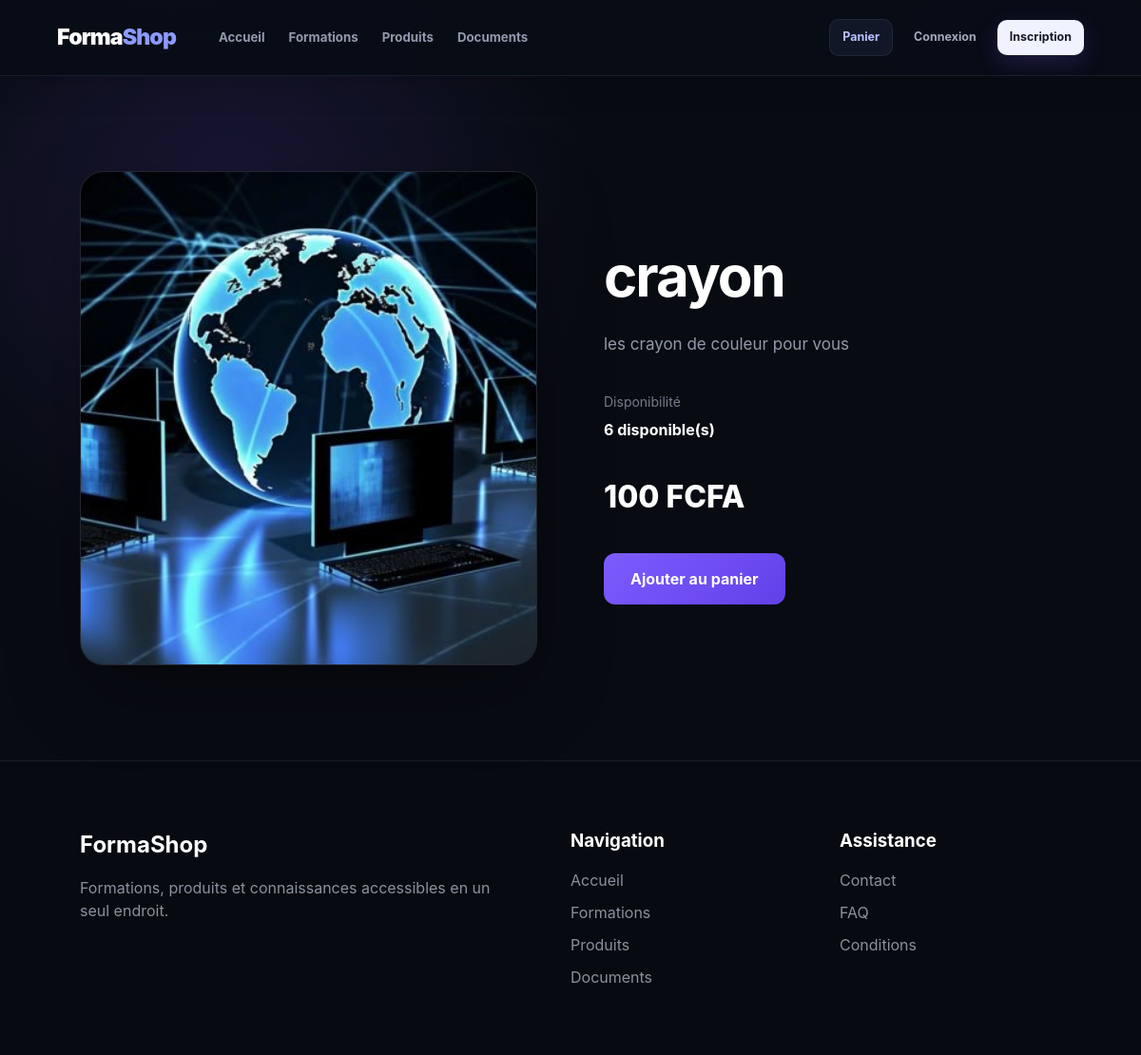
The page /products/1/ on the database its author committed.
### products/models.py (models this page shows, shortened)
class Product(models.Model):
    name = models.CharField(
        max_length=200
    )
    seller = models.ForeignKey(
        settings.AUTH_USER_MODEL,
        on_delete=models.SET_NULL,
        null=True,
        blank=True,
        related_name="products_created"
    )
    description = models.TextField(
        blank=True
    )
    price = models.DecimalField(
        max_digits=10,
        decimal_places=2
    )
    stock = models.PositiveIntegerField(
        default=0
    )
    reward_tokens = models.PositiveIntegerField(
        default=20
    )
    is_featured = models.BooleanField(
        default=False
    )
    boost_until = models.DateTimeField(
        null=True,
        blank=True
    )
    image = models.ImageField(
        upload_to="products/",
        blank=True,
        null=True
    )
    seller = models.ForeignKey(
        settings.AUTH_USER_MODEL,
        on_delete=models.SET_NULL,
        null=True,
        blank=True,
        related_name="products_created"
    )
    created_at = models.DateTimeField(
        auto_now_add=True
    )

### products/views.py (the view)
def product_detail(request, product_id):
    product = get_object_or_404(
        Product,
        id=product_id,
        stock__gt=0
    )
    return render(
        request,
        "products/detail.html",
        {
            "product": product
        }
    )

### config/template/products/detail.html (shortened to what this page needs)
{% extends "base.html" %}
{% block content %}
<section class="detail-page">
    <div class="detail-image">
        {% if product.image %}
            <img src="{{ product.image.url }}" alt="{{ product.name }}">
        {% else %}
            <div class="detail-placeholder">🛍️</div>
        {% endif %}
    </div>
    <div class="detail-content">
        <h1>{{ product.name }}</h1>
        <p class="detail-description">
            {{ product.description }}
        </p>
        <div class="detail-info">
            <div>
                <span>Disponibilité</span>
                {% if product.stock > 0 %}
                    <strong>{{ product.stock }} disponible(s)</strong>
                {% else %}
                    <strong>Rupture de stock</strong>
                {% endif %}
            </div>
        </div>
        <div class="detail-price">
            {{ product.price|floatformat:0 }} FCFA
        </div>
        {% if product.stock > 0 %}
            <a href="{% url 'add_product_to_cart' product.id %}" class="btn-primary">
                Ajouter au panier
            </a>
        {% else %}
            <button class="btn-disabled" disabled>
                Produit indisponible
            </button>
        {% endif %}
    </div>
</section>
{% endblock %}

### config/static/css/style.css (style rules this page uses)
* { margin: 0; padding: 0; box-sizing: border-box; }
html { scroll-behavior: smooth; }
body { font-family: Inter, -apple-system, BlinkMacSystemFont, "Segoe UI", Arial, Helvetica, sans-serif; background: radial-gradient( circle at 15% 0%, rgba(124, 92, 255, 0.07), transparent 28% ), radial-gradient( circle at 90% 10%, rgba(92, 70, 220, 0.05), transparent 25% ), #080b12; color: #ffffff; min-height: 100vh; line-height: 1.5; -webkit-font-smoothing: antialiased; text-rendering: optimizeLegibility; }
a { color: inherit; text-decoration: none; }
img { max-width: 100%; display: block; }
.detail-page { min-height: 70vh; padding: 100px 7%; display: grid; grid-template-columns: 1fr 1fr; gap: 70px; align-items: center; background: radial-gradient( circle at 20% 20%, rgba(124, 92, 255, 0.15), transparent 35% ), #080b12; }
.detail-image { width: 100%; height: 520px; overflow: hidden; border-radius: 25px; background: #10141d; border: 1px solid rgba(255, 255, 255, 0.08); box-shadow: 0 30px 80px rgba(0, 0, 0, 0.30); }
.detail-image img { width: 100%; height: 100%; object-fit: cover; }
.detail-content h1 { margin-top: 15px; font-size: clamp(40px, 5vw, 65px); line-height: 1.05; letter-spacing: -2px; }
.detail-description { margin-top: 25px; color: #929aaa; font-size: 17px; line-height: 1.8; }
.detail-info { display: flex; gap: 50px; margin-top: 35px; }
.detail-info div { display: flex; flex-direction: column; gap: 7px; }
.detail-info span { color: #747b8a; font-size: 14px; }
.detail-info strong { color: white; }
.detail-price { margin: 35px 0; font-size: 32px; font-weight: 800; }
.btn-primary { display: inline-flex; align-items: center; justify-content: center; padding: 15px 28px; border-radius: 12px; background: linear-gradient( 135deg, #7c5cff, #6240e8 ); color: white; text-decoration: none; font-weight: 700; transition: transform 0.3s ease, box-shadow 0.3s ease; }

### rows shown on the page
Product: image (picture), name "crayon", description "les crayon de couleur pour vous", stock "6", price "100"
